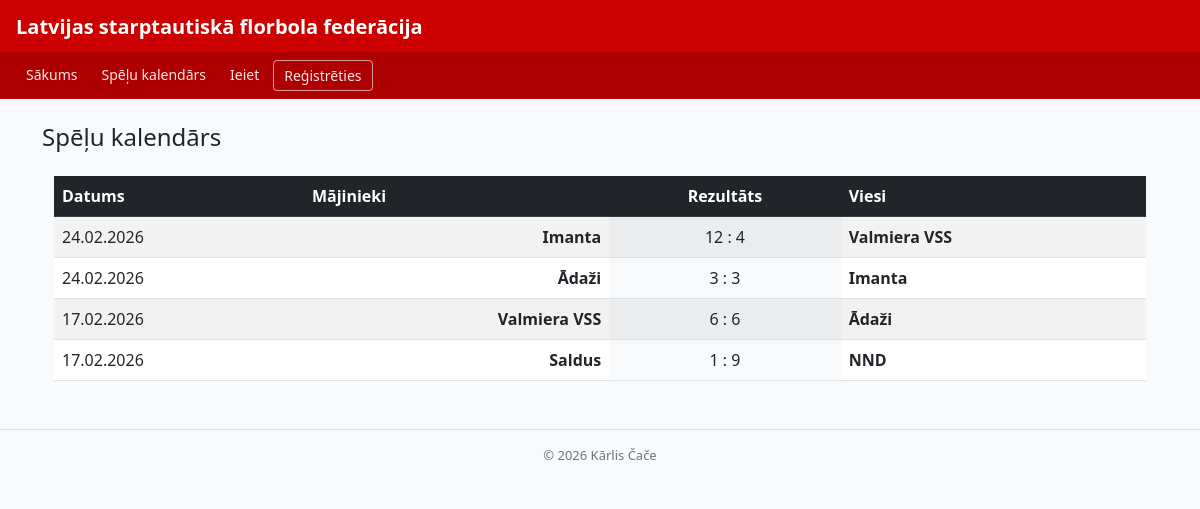
/speles/3, run on the app's committed database.
### tables this page shows
CREATE TABLE speles (
            id                 INTEGER PRIMARY KEY AUTOINCREMENT,
            liga_id            INTEGER NOT NULL,
            majas_komanda_id   INTEGER NOT NULL,
            viesi_komanda_id   INTEGER NOT NULL,
            majas_varti        INTEGER NOT NULL DEFAULT 0,
            viesi_varti        INTEGER NOT NULL DEFAULT 0,
            datums             TEXT NOT NULL,
            FOREIGN KEY (liga_id)          REFERENCES ligas(id),
            FOREIGN KEY (majas_komanda_id) REFERENCES komandas(id),
            FOREIGN KEY (viesi_komanda_id) REFERENCES komandas(id)
        );

CREATE TABLE komandas (
            id        INTEGER PRIMARY KEY AUTOINCREMENT,
            nosaukums TEXT NOT NULL,
            liga_id   INTEGER NOT NULL,
            FOREIGN KEY (liga_id) REFERENCES ligas(id)
        );

### app.py (the view)
@app.route("/speles/<int:liga_id>")
def speles(liga_id):
    conn = get_db()
    speles_saraksts = conn.execute("""
        SELECT s.id, s.datums, s.majas_varti, s.viesi_varti,
               m.nosaukums AS majas_vards,
               v.nosaukums AS viesi_vards
        FROM speles s
        JOIN komandas m ON s.majas_komanda_id = m.id
        JOIN komandas v ON s.viesi_komanda_id = v.id
        WHERE s.liga_id = ?
        ORDER BY s.datums DESC
    """, (liga_id,)).fetchall()
    conn.close()
    return render_template("speles.html", speles=speles_saraksts)

### app.py (called while the page is built)
def get_db():
    conn = sqlite3.connect(fails, check_same_thread=False)
    conn.execute("PRAGMA foreign_keys = ON")
    conn.row_factory = sqlite3.Row
    return conn

### templates/speles.html (shortened to what this page needs)
{% extends "pamats.html" %}
{% block content %}
<div class="d-flex justify-content-between align-items-center mb-3">
    <h4 class="mb-0">Spēļu kalendārs</h4>
</div>
<div class="container mt-4">
    <table class="table table-hover table-striped">
        <thead class="table-dark">
            <tr>
                <th>Datums</th>
                <th>Mājinieki</th>
                <th class="text-center">Rezultāts</th>
                <th>Viesi</th>
            </tr>
        </thead>
        <tbody>
            {% for spele in speles %}
            <tr>
                <td>{{ spele.datums }}</td>
                <td class="fw-bold text-end">{{ spele.majas_vards }}</td>
                <td class="text-center bg-light">
                    {{ spele.majas_varti }} : {{ spele.viesi_varti }}
                </td>
                <td class="fw-bold">{{ spele.viesi_vards }}</td>
            </tr>
            {% endfor %}
        </tbody>
    </table>
</div>
{% endblock %}

### templates/pamats.html (style rules this page uses)
body { background: #f8f9fa; }

### data on the page
speles: datums "24.02.2026", majas_vards "Imanta", majas_varti "12", viesi_varti "4", viesi_vards "Valmiera VSS"
speles: datums "24.02.2026", majas_vards "Ādaži", majas_varti "3", viesi_varti "3", viesi_vards "Imanta"
speles: datums "17.02.2026", majas_vards "Valmiera VSS", majas_varti "6", viesi_varti "6", viesi_vards "Ādaži"
speles: datums "17.02.2026", majas_vards "Saldus", majas_varti "1", viesi_varti "9", viesi_vards "NND"
